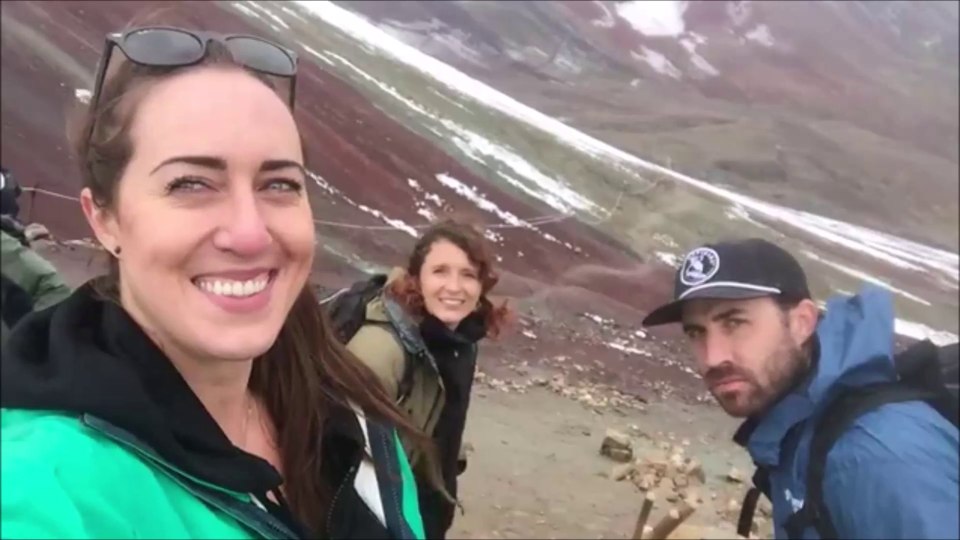
#> input picture frame 5 of smile.mp4, 1920 x 1080 px (shown at 1/2 size)
$ python videodan-gulumseme-algilama.py
#> lines starting #> are read from the running program, lines starting #| are printed output that depends on the picture; after the words box and inside, x2 and y2 are one past the last pixel; in counts of white or black regions, pixels touching at a corner belong together
import cv2

cap = cv2.VideoCapture("smile.mp4")

face_cascade = cv2.CascadeClassifier("frontalface.xml")
smile_cascade = cv2.CascadeClassifier("smile.xml")

while True:
    ret, frame = cap.read()
#> frame is the input picture: shape (1080, 1920, 3); mean B, G, R 123, 125.1, 130.6
    frame = cv2.resize(frame, (640, 360))
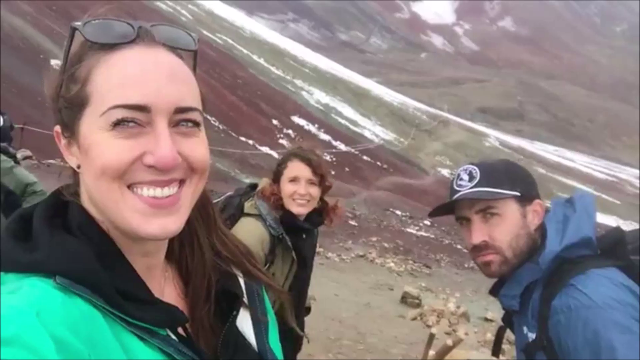
#> frame: shape (360, 640, 3); mean B, G, R 123, 125.1, 130.6
    if ret is False:
        break

    gray_face = cv2.cvtColor(frame, cv2.COLOR_BGR2GRAY)
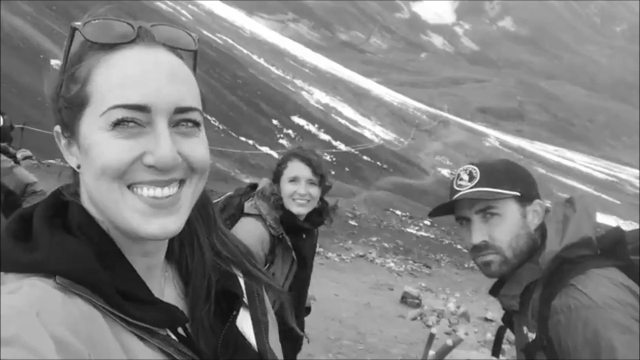
#> gray_face: shape (360, 640); min 8, max 255, mean 126.5
    faces = face_cascade.detectMultiScale(gray_face, 1.3, 7)
#> faces = [[275, 162, 50, 50], [65, 53, 175, 175]]

    for (x, y, w, h) in faces:
        cv2.rectangle(frame, (x,y), (x+w, y+h), (255,0,0), 2)
#> this loop made 2 passes
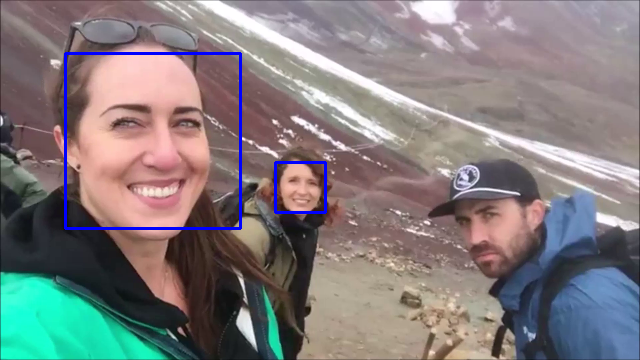
#> frame: shape (360, 640, 3); 1.17% of pixels changed, all inside (x1, y1, x2, y2) = (64, 52, 327, 230)

    roi_face = frame[y:y+h, x:x+w]
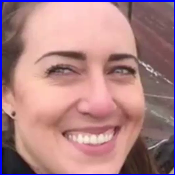
#> roi_face: shape (175, 175, 3); mean B, G, R 133.6, 130.7, 173.9
    roi_gray = gray_face[y:y+h, x:x+w]
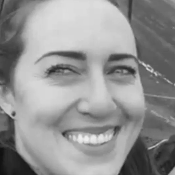
#> roi_gray: shape (175, 175); min 16, max 238, mean 146.6

    smiles = smile_cascade.detectMultiScale(roi_gray, 1.3, 5)
#> smiles = [[54, 116, 77, 39], [29, 97, 134, 67]]

    for (sx, sy, sw, sh) in smiles:
        cv2.rectangle(roi_face, (sx, sy), (sx+sw, sy+sh), (0,255,0), 2)
#> this loop made 2 passes
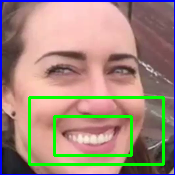
#> roi_face: shape (175, 175, 3); 6.18% of pixels changed, all inside (x1, y1, x2, y2) = (28, 96, 165, 166)

    cv2.imshow("frame", frame)
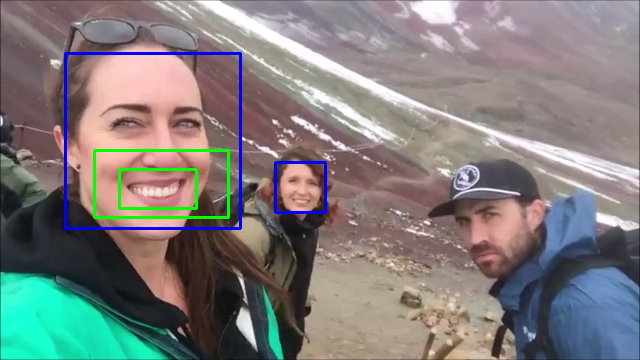
#> window 'frame': shape (360, 640, 3); mean B, G, R 123.9, 125, 127.7

    if cv2.waitKey(50) & 0xFF == ord("q"):
#> (key q is pressed here)
        break

cap.release()
cv2.destroyAllWindows()

$ run again, starting later in the video
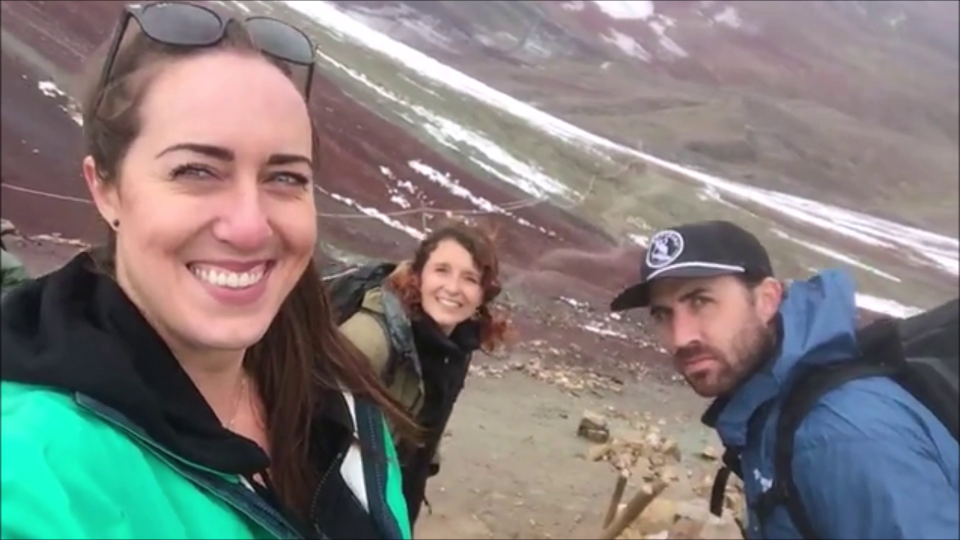
#> input picture frame 24 of smile.mp4, 1920 x 1080 px (shown at 1/2 size)
#> frame is the input picture: shape (1080, 1920, 3); mean B, G, R 122.4, 124, 128
#> faces = [[276, 163, 52, 52], [65, 48, 175, 175]]
#> the loop `for (x, y, w, h) in faces:` made 2 passes
#> smiles = [[51, 115, 76, 38], [37, 105, 103, 51]]
#> the loop `for (sx, sy, sw, sh) in smiles:` made 2 passes
#> after the loop `for (sx, sy, sw, sh) in smiles:`:
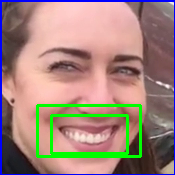
#> roi_face: shape (175, 175, 3); mean B, G, R 123.6, 133.2, 160.3
#> `cv2.imshow("frame", frame)`:
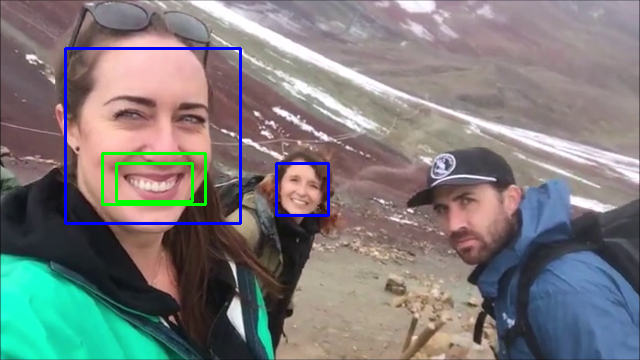
#> window 'frame': shape (360, 640, 3); mean B, G, R 123.5, 123.8, 125.2

$ run again, starting later in the video
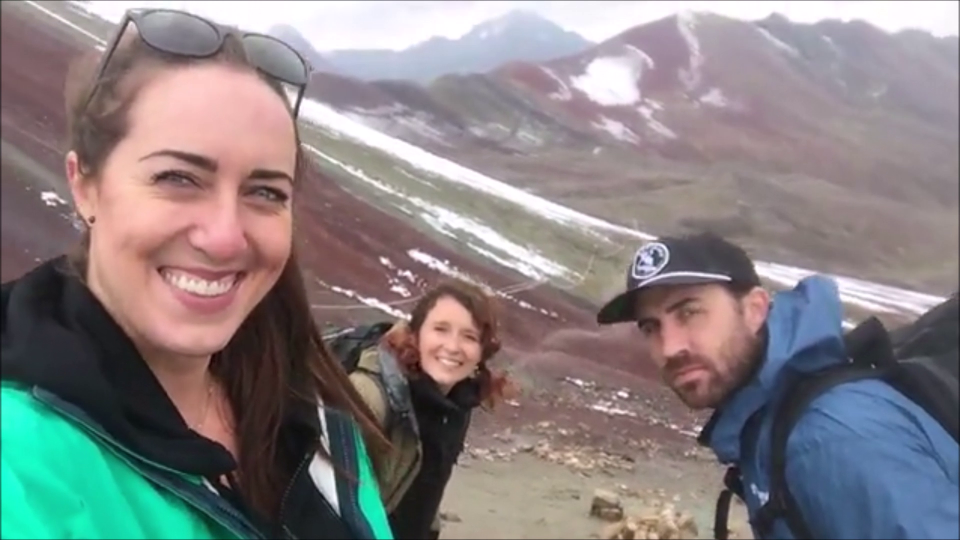
#> input picture frame 44 of smile.mp4, 1920 x 1080 px (shown at 1/2 size)
#> frame is the input picture: shape (1080, 1920, 3); mean B, G, R 129.9, 128.9, 133.9
#> faces = [[275, 201, 53, 53], [61, 58, 167, 167]]
#> the loop `for (x, y, w, h) in faces:` made 2 passes
#> smiles = [[33, 109, 79, 40], [13, 96, 134, 67]]
#> the loop `for (sx, sy, sw, sh) in smiles:` made 2 passes
#> after the loop `for (sx, sy, sw, sh) in smiles:`:
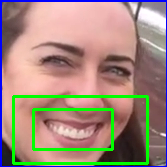
#> roi_face: shape (167, 167, 3); mean B, G, R 125.6, 139, 161.4
#> `cv2.imshow("frame", frame)`:
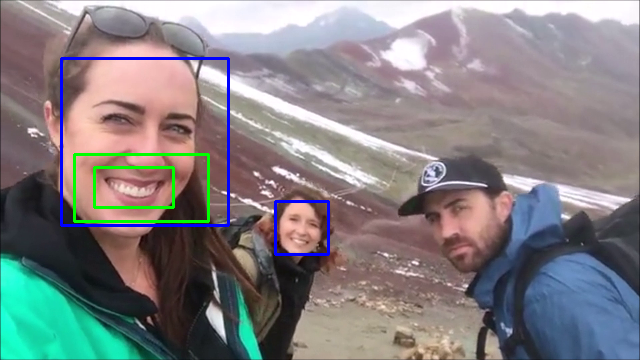
#> window 'frame': shape (360, 640, 3); mean B, G, R 130.8, 128.8, 131
